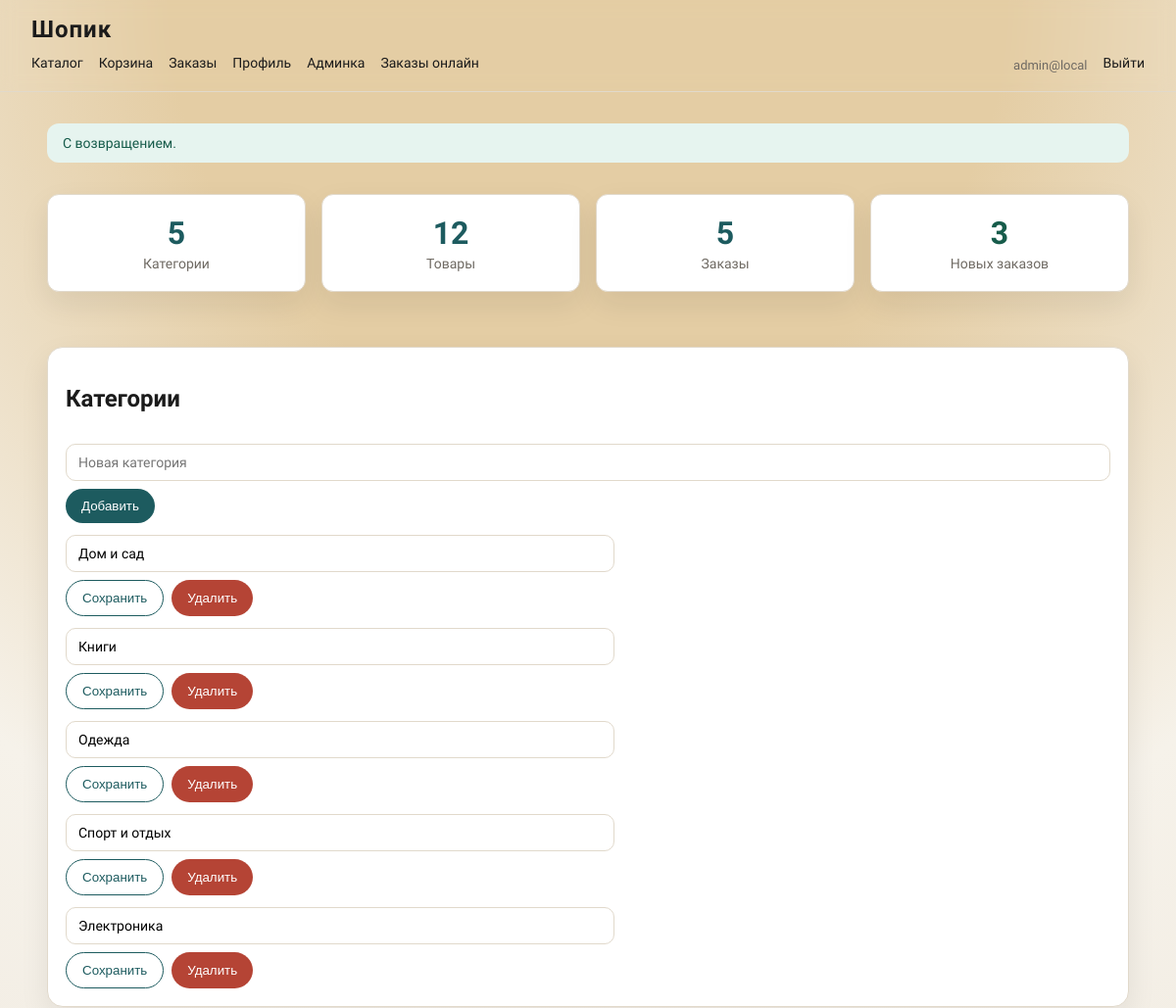
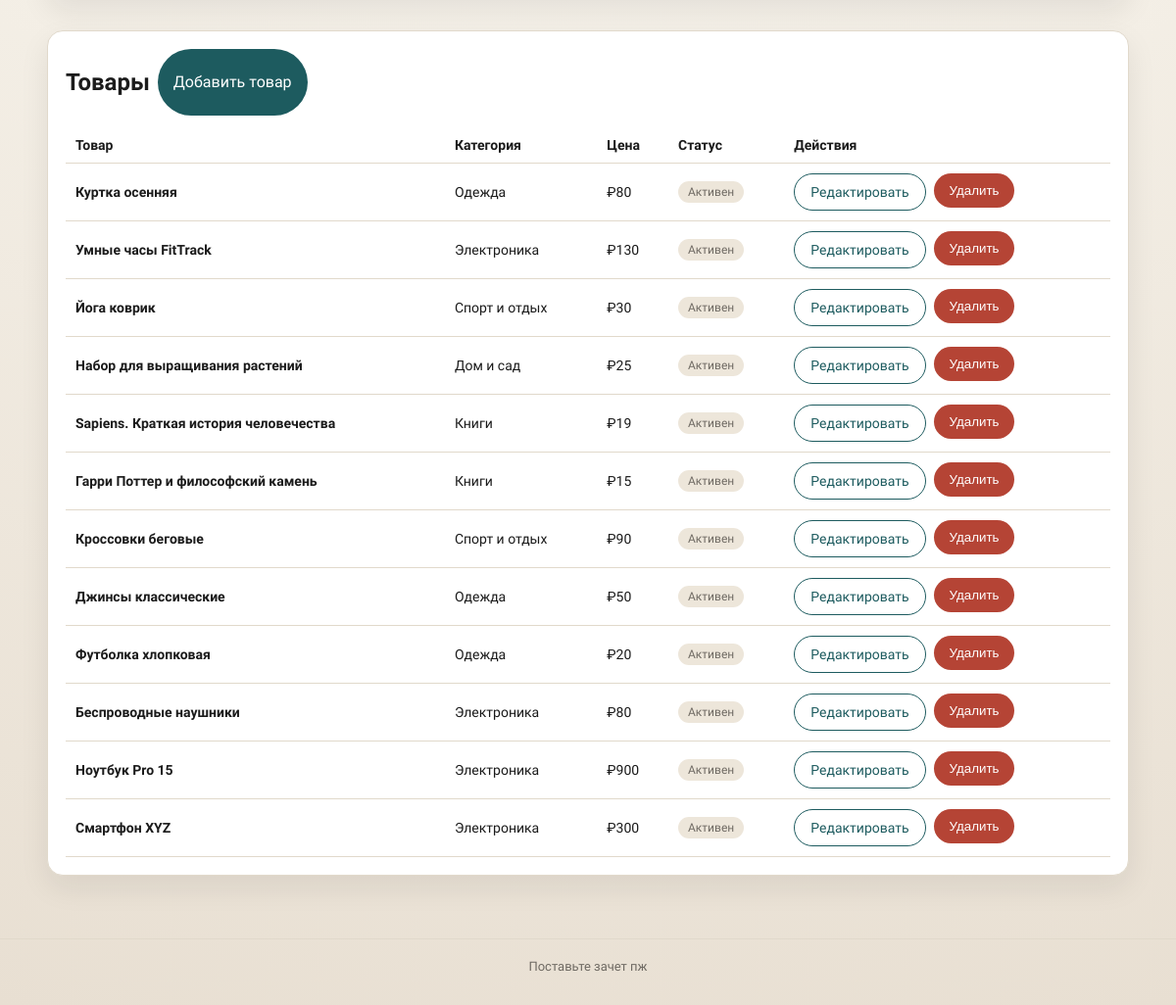
/admin/index.php (signed in), run on the app's committed database (2 pictures, top to bottom).
### tables this page shows
CREATE TABLE users (
            id INTEGER PRIMARY KEY AUTOINCREMENT,
            email TEXT NOT NULL UNIQUE,
            password_hash TEXT NOT NULL,
            role TEXT NOT NULL DEFAULT "user",
            created_at TEXT NOT NULL DEFAULT CURRENT_TIMESTAMP
        );

CREATE TABLE categories (
            id INTEGER PRIMARY KEY AUTOINCREMENT,
            name TEXT NOT NULL
        );

CREATE TABLE products (
            id INTEGER PRIMARY KEY AUTOINCREMENT,
            category_id INTEGER NULL,
            name TEXT NOT NULL,
            description TEXT NOT NULL,
            price REAL NOT NULL,
            image_path TEXT NULL,
            is_active INTEGER NOT NULL DEFAULT 1,
            FOREIGN KEY (category_id) REFERENCES categories(id) ON DELETE SET NULL
        );

### db.php (called while the page is built, shortened)
<?php
function db(): PDO
{
    static $pdo = null;
    if ($pdo instanceof PDO) {
        return $pdo;
    }
    $dbPath = __DIR__ . '/data/shop.sqlite';
    $pdo = new PDO('sqlite:' . $dbPath);
    $pdo->setAttribute(PDO::ATTR_ERRMODE, PDO::ERRMODE_EXCEPTION);
    $pdo->exec('PRAGMA foreign_keys = ON');
    init_db($pdo);
    return $pdo;
}
function init_db(PDO $pdo): void
{
    $pdo->exec(
        'CREATE TABLE IF NOT EXISTS users (
            id INTEGER PRIMARY KEY AUTOINCREMENT,
            email TEXT NOT NULL UNIQUE,
            password_hash TEXT NOT NULL,
            role TEXT NOT NULL DEFAULT "user",
            created_at TEXT NOT NULL DEFAULT CURRENT_TIMESTAMP
        )'
    );
    $pdo->exec(
        'CREATE TABLE IF NOT EXISTS categories (
            id INTEGER PRIMARY KEY AUTOINCREMENT,
            name TEXT NOT NULL
        )'
    );
    $pdo->exec(
        'CREATE TABLE IF NOT EXISTS products (
            id INTEGER PRIMARY KEY AUTOINCREMENT,
            category_id INTEGER NULL,
            name TEXT NOT NULL,
            description TEXT NOT NULL,
            price REAL NOT NULL,
            image_path TEXT NULL,
            is_active INTEGER NOT NULL DEFAULT 1,
            FOREIGN KEY (category_id) REFERENCES categories(id) ON DELETE SET NULL
        )'
    );
    $pdo->exec(
        'CREATE TABLE IF NOT EXISTS cart_items (
            id INTEGER PRIMARY KEY AUTOINCREMENT,
            user_id INTEGER NOT NULL,
            product_id INTEGER NOT NULL,
            qty INTEGER NOT NULL DEFAULT 1,
            UNIQUE(user_id, product_id),
            FOREIGN KEY (user_id) REFERENCES users(id) ON DELETE CASCADE,
            FOREIGN KEY (product_id) REFERENCES products(id) ON DELETE CASCADE
        )'
    );
    $pdo->exec(
        'CREATE TABLE IF NOT EXISTS orders (
            id INTEGER PRIMARY KEY AUTOINCREMENT,
            user_id INTEGER NOT NULL,
            status TEXT NOT NULL DEFAULT "new",
            created_at TEXT NOT NULL DEFAULT CURRENT_TIMESTAMP,
            FOREIGN KEY (user_id) REFERENCES users(id) ON DELETE CASCADE
        )'
    );
    $pdo->exec(
        'CREATE TABLE IF NOT EXISTS order_items (
            id INTEGER PRIMARY KEY AUTOINCREMENT,
            order_id INTEGER NOT NULL,
            product_id INTEGER NOT NULL,
            qty INTEGER NOT NULL,
            price REAL NOT NULL,
            FOREIGN KEY (order_id) REFERENCES orders(id) ON DELETE CASCADE,
            FOREIGN KEY (product_id) REFERENCES products(id) ON DELETE CASCADE
        )'
    );
    $adminExists = (int) $pdo->query("SELECT COUNT(*) FROM users WHERE role = 'admin'")->fetchColumn();
}
function e($value): string
{
    return htmlspecialchars((string) $value, ENT_QUOTES, 'UTF-8');
}
function current_user(): ?array
{
    static $cached = null;
    if ($cached !== null) {
        return $cached;
    }
    $stmt = db()->prepare('SELECT id, email, role FROM users WHERE id = ?');
    $stmt->execute([$_SESSION['user_id']]);
    $user = $stmt->fetch(PDO::FETCH_ASSOC) ?: null;
    $cached = $user;
    return $cached;
}
function is_admin(): bool
{
    $user = current_user();
    return $user && $user['role'] === 'admin';
}
function require_admin(): void
{
    if (!is_admin()) {
        header('Location: /login.php');
        exit;
    }
}
function flash(string $key, ?string $value = null): ?string
{
    if (!empty($_SESSION['flash'][$key])) {
        $msg = (string) $_SESSION['flash'][$key];
        return $msg;
    }
    return null;
}

### admin/index.php (the view, shortened to what this page needs)
<?php
require_once __DIR__ . '/../db.php';
require_admin();
$categories = db()->query('SELECT id, name FROM categories ORDER BY name')->fetchAll(PDO::FETCH_ASSOC);
$products = db()->query(
    'SELECT p.id, p.name, p.price, p.is_active, c.name AS category_name
     FROM products p
     LEFT JOIN categories c ON c.id = p.category_id
     ORDER BY p.id DESC'
)->fetchAll(PDO::FETCH_ASSOC);
$totalProducts = (int) db()->query('SELECT COUNT(*) FROM products')->fetchColumn();
$totalCategories = (int) db()->query('SELECT COUNT(*) FROM categories')->fetchColumn();
$totalOrders = (int) db()->query('SELECT COUNT(*) FROM orders')->fetchColumn();
$newOrders = (int) db()->query("SELECT COUNT(*) FROM orders WHERE status = 'new'")->fetchColumn();
include __DIR__ . '/../partials/header.php';
?>
<section class="admin-stats">
    <div class="stat-card">
        <h3><?= $totalCategories ?></h3>
        <p>Категории</p>
    </div>
    <div class="stat-card">
        <h3><?= $totalProducts ?></h3>
        <p>Товары</p>
    </div>
    <div class="stat-card">
        <h3><?= $totalOrders ?></h3>
        <p>Заказы</p>
    </div>
    <div class="stat-card new">
        <h3><?= $newOrders ?></h3>
        <p>Новых заказов</p>
    </div>
</section>
<section class="card">
    <h2>Категории</h2>
    <form class="inline-form" method="post" action="/admin/category_edit.php">
        <input type="text" name="name" placeholder="Новая категория" required>
        <button type="submit">Добавить</button>
    </form>
    <div class="form">
        <?php foreach ($categories as $category): ?>
            <form class="inline-form" method="post" action="/admin/category_edit.php">
                <input type="text" name="name" value="<?= e($category['name']) ?>" required>
                <button type="submit" name="action" value="update" class="secondary">Сохранить</button>
                <button type="submit" name="action" value="delete" class="danger">Удалить</button>
            </form>
        <?php endforeach; ?>
    </div>
</section>
<section class="card">
    <div class="inline-form">
        <h2>Товары</h2>
        <a class="button" href="/admin/product_edit.php">Добавить товар</a>
    </div>
    <?php if (!$products): ?>
        <p>Товаров пока нет.</p>
    <?php else: ?>
        <table class="table">
            <thead>
                <tr>
                    <th>Товар</th>
                    <th>Категория</th>
                    <th>Цена</th>
                    <th>Статус</th>
                    <th>Действия</th>
                </tr>
            </thead>
            <tbody>
                <?php foreach ($products as $product): ?>
                    <tr>
                        <td>
                            <strong><?= e($product['name']) ?></strong>
                        </td>
                        <td><?= e($product['category_name'] ?? 'Без категории') ?></td>
                        <td>₽<?= number_format((float) $product['price'], 0) ?></td>
                        <td><?= $product['is_active'] ? '<span class="status-chip">Активен</span>' : '<span class="status-chip" style="background:#f8d7da">Скрыт</span>' ?></td>
                        <td>
                            <div class="inline-form">
                                <a class="button secondary" href="/admin/product_edit.php?id=<?= (int) $product['id'] ?>">Редактировать</a>
                                <form method="post" action="/admin/product_delete.php" onsubmit="return confirm('Удалить товар?');">
                                    <button type="submit" class="danger">Удалить</button>
                                </form>
                            </div>
                        </td>
                    </tr>
                <?php endforeach; ?>
            </tbody>
        </table>
    <?php endif; ?>
</section>
<?php include __DIR__ . '/../partials/footer.php'; ?>

### partials/header.php (shortened to what this page needs)
<?php
$user = current_user();
?>
<!doctype html>
<html lang="ru">
<head>
    <link rel="stylesheet" href="/assets/css/style.css">
</head>
<body>
<div class="page">
    <header class="site-header">
        <div class="logo"><a href="/">Шопик</a></div>
        <nav class="site-nav">
            <a href="/">Каталог</a>
            <?php if ($user): ?>
                <a href="/cart.php">Корзина</a>
                <a href="/my_orders.php">Заказы</a>
                <a href="/profile.php">Профиль</a>
            <?php endif; ?>
            <?php if ($user && $user['role'] === 'admin'): ?>
                <a href="/admin/index.php">Админка</a>
                <a href="/admin/orders.php">Заказы онлайн</a>
            <?php endif; ?>
            <?php if ($user): ?>
                <span class="nav-user"><?= e($user['email']) ?></span>
                <a href="/logout.php">Выйти</a>
            <?php else: ?>
                <a href="/login.php">Войти</a>
                <a href="/register.php">Регистрация</a>
            <?php endif; ?>
        </nav>
    </header>
    <main class="site-main">
        <?php if ($msg = flash('success')): ?>
            <div class="alert success"><?= e($msg) ?></div>
        <?php endif; ?>

### assets/css/style.css (style rules this page uses)
:root { --bg: #f6f2ea; --bg-accent: #e8dfd2; --ink: #1b1b1b; --muted: #6f6a63; --accent: #1d5b5f; --accent-2: #c07c2d; --card: #ffffff; --line: #e1d9cb; --shadow: 0 12px 30px rgba(27, 27, 27, 0.08); }
* { box-sizing: border-box; }
body { margin: 0; font-family: 'Source Sans 3', sans-serif; color: var(--ink); background: radial-gradient(circle at top, #e4cda4 20%, var(--bg) 45%, var(--bg-accent) 100%); min-height: 100vh; }
.page { min-height: 100vh; display: flex; flex-direction: column; }
.site-header { position: sticky; top: 0; background: radial-gradient(linear at top, #e4cda4 20%, var(--bg) 85%, var(--bg-accent) 100%); backdrop-filter: blur(8px); border-bottom: 1px solid var(--line); padding: 16px 32px; z-index: 10; }
.logo a { font-size: 24px; letter-spacing: 0.04em; text-decoration: none; color: var(--ink); font-weight: 600; }
.site-nav { display: flex; flex-wrap: wrap; gap: 16px; align-items: center; margin-top: 12px; font-size: 14px; }
.site-nav a { text-decoration: none; color: var(--ink); padding-bottom: 4px; border-bottom: 1px solid transparent; transition: border-color 0.2s ease; }
.nav-user { font-size: 13px; color: var(--muted); }
.site-main { width: min(1120px, 92vw); margin: 32px auto 64px; display: flex; flex-direction: column; gap: 32px; }
.card { background: var(--card); border: 1px solid var(--line); border-radius: 16px; padding: 18px; box-shadow: var(--shadow); display: flex; flex-direction: column; gap: 12px; }
.button, button { border: none; border-radius: 999px; padding: 10px 16px; background: var(--accent); color: white; font-weight: 500; cursor: pointer; text-decoration: none; display: inline-flex; align-items: center; gap: 6px; }
.button.secondary, button.secondary { background: transparent; color: var(--accent); border: 1px solid var(--accent); }
.button.danger, button.danger { background: #b54435; }
.form { display: grid; gap: 12px; max-width: 560px; }
input, textarea, select { width: 100%; padding: 10px 12px; border-radius: 10px; border: 1px solid var(--line); font-family: inherit; font-size: 14px; background: #fff; }
.alert { padding: 12px 16px; border-radius: 12px; font-size: 14px; }
.alert.success { background: #e6f4ef; color: #175c4b; }
.table { width: 100%; border-collapse: collapse; }
.table th, .table td { text-align: left; padding: 10px; border-bottom: 1px solid var(--line); font-size: 14px; }
.status-chip { display: inline-block; padding: 4px 10px; border-radius: 999px; background: #ede6da; font-size: 12px; color: var(--muted); }
.inline-form { display: flex; gap: 8px; flex-wrap: wrap; }
.admin-stats { display: grid; grid-template-columns: repeat(auto-fit, minmax(150px, 1fr)); gap: 16px; margin-bottom: 24px; }
.stat-card { background: var(--card); border: 1px solid var(--line); border-radius: 12px; padding: 20px; text-align: center; box-shadow: var(--shadow); }
.stat-card h3 { margin: 0; font-size: 32px; color: var(--accent); }
.stat-card p { margin: 4px 0 0; color: var(--muted); font-size: 14px; }
.stat-card.new h3 { color: #175c4b; }

### data on the page
users: email "admin@local"
categories: name "Дом и сад"
categories: name "Книги"
categories: name "Одежда"
categories: name "Спорт и отдых"
categories: name "Электроника"
products: name "Куртка осенняя", category.name "Одежда", price "80", is_active "Активен"
products: name "Умные часы FitTrack", category.name "Электроника", price "130", is_active "Активен"
products: name "Йога коврик", category.name "Спорт и отдых", price "30", is_active "Активен"
products: name "Набор для выращивания растений", category.name "Дом и сад", price "25", is_active "Активен"
products: name "Sapiens. Краткая история человечества", category.name "Книги", price "19", is_active "Активен"
products: name "Гарри Поттер и философский камень", category.name "Книги", price "15", is_active "Активен"
products: name "Кроссовки беговые", category.name "Спорт и отдых", price "90", is_active "Активен"
products: name "Джинсы классические", category.name "Одежда", price "50", is_active "Активен"
products: name "Футболка хлопковая", category.name "Одежда", price "20", is_active "Активен"
products: name "Беспроводные наушники", category.name "Электроника", price "80", is_active "Активен"
products: name "Ноутбук Pro 15", category.name "Электроника", price "900", is_active "Активен"
products: name "Смартфон XYZ", category.name "Электроника", price "300", is_active "Активен"

### other printed values
$msg "С возвращением."
$totalCategories "5"
$totalProducts "12"
$totalOrders "5"
$newOrders "3"
